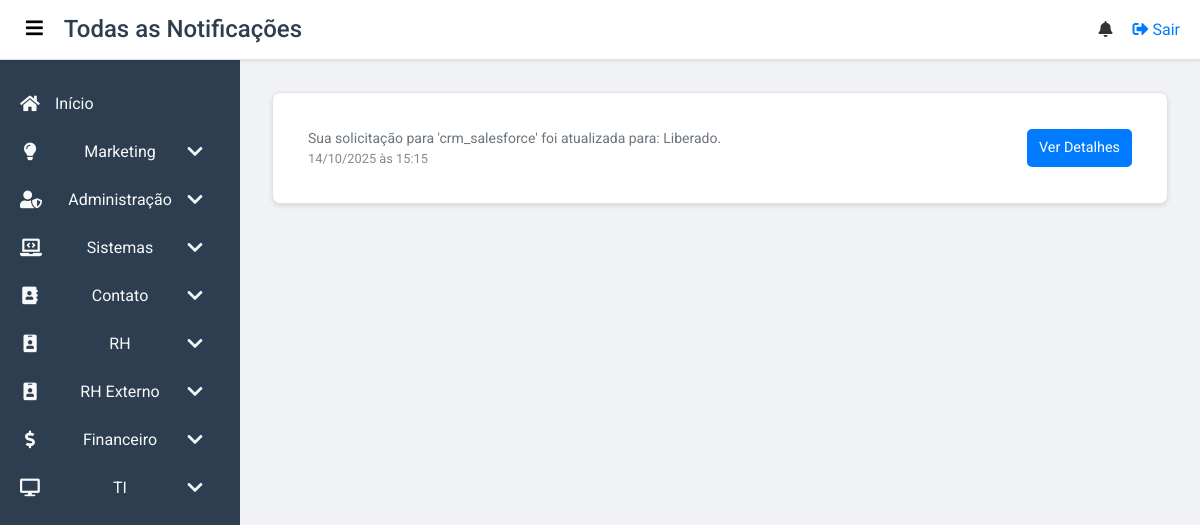
/notifications (signed in), run on the app's committed database.
### app/models.py (models this page shows, shortened)
class Notification(db.Model):
    id = db.Column(db.Integer, primary_key=True)
    message = db.Column(db.String(500), nullable=False)
    link = db.Column(db.String(500), nullable=True)
    is_read = db.Column(db.Boolean, default=False)
    user_id = db.Column(db.Integer, db.ForeignKey('user.id'), nullable=False)
    created_at = db.Column(db.DateTime, default=datetime.utcnow)
    user = db.relationship('User', backref='notifications')

### app/routes.py (the view)
@main.route('/notifications')
@login_required
def notifications():
    all_notifications = Notification.query.filter_by(user_id=current_user.id).order_by(Notification.created_at.desc()).all()
    return render_template('notifications.html', notifications=all_notifications)

### app/routes.py (called while the page is built)
@main.context_processor
def inject_user_groups():
    if current_user.is_authenticated:
        user_groups = {group.name for group in current_user.groups}
        return dict(user_groups=user_groups)
    return dict(user_groups=set()) # Return an empty set for anonymous users

@main.context_processor
def inject_notifications():
    if current_user.is_authenticated:
        unread_notifications = Notification.query.filter_by(user_id=current_user.id, is_read=False).order_by(Notification.created_at.desc()).all()
        unread_notifications_count = len(unread_notifications)
        return dict(unread_notifications=unread_notifications, unread_notifications_count=unread_notifications_count)
    return dict(unread_notifications=[], unread_notifications_count=0) # Return empty for anonymous users

### app/templates/notifications.html (shortened to what this page needs)
{% extends "base.html" %}
{% block page_title %}Todas as Notificações{% endblock %}
{% block content %}
<section class="dashboard">
    <div class="card">
        <div class="notification-list">
            {% if notifications %}
                {% for notification in notifications %}
                <div class="notification-item-full {% if not notification.is_read %}notification-unread{% endif %}">
                    <div class="notification-content">
                        <p class="notification-message">{{ notification.message }}</p>
                        <span class="notification-time">{{ notification.created_at.strftime('%d/%m/%Y às %H:%M') }}</span>
                    </div>
                    {% if notification.link %}
                        <a href="{{ notification.link }}" class="btn-notification-action">Ver Detalhes</a>
                    {% endif %}
                </div>
                {% endfor %}
            {% else %}
                <div class="notification-item-full">
                    <p>Você não tem nenhuma notificação.</p>
                </div>
            {% endif %}
        </div>
    </div>
</section>
{% endblock %}

### app/static/css/base.css (style rules this page uses)
:root { --primary-color: #007bff; --secondary-color: #2c3e50; --background-light: #f0f2f5; --background-white: #ffffff; --text-color: #333; --text-light: #f8f9fa; --border-color: #dee2e6; --shadow-color: rgba(0, 0, 0, 0.1); }
body { font-family: 'Roboto', sans-serif; margin: 0; padding: 0; background-color: var(--background-light); color: var(--text-color); -webkit-font-smoothing: antialiased; -moz-osx-font-smoothing: grayscale; }
.card { background: white; padding: 20px; border-radius: 8px; box-shadow: 0 2px 4px var(--shadow-color); border: 1px solid var(--border-color); }
.card p { font-size: 14px; color: #6c757d; }

### app/templates/notifications.html (style rules this page uses)
.notification-list { display: flex; flex-direction: column; width: 100%; }
.notification-item-full { display: flex; justify-content: space-between; align-items: center; padding: 15px; border-bottom: 1px solid #eee; transition: background-color 0.3s; }
.notification-item-full:last-child { border-bottom: none; }
.notification-content { display: flex; flex-direction: column; flex-grow: 1; }
.notification-message { margin: 0; font-size: 1rem; color: #333; }
.notification-time { font-size: 0.8rem; color: #888; }
.btn-notification-action { padding: 8px 12px; background-color: #007bff; color: white; text-decoration: none; border-radius: 5px; font-size: 0.9rem; transition: background-color 0.3s; white-space: nowrap; margin-left: 20px; }

### data on the page
Notification: message "Sua solicitação para 'crm_salesforce' foi atualizada para: Liberado.", created_at "14/10/2025 às 15:15"
